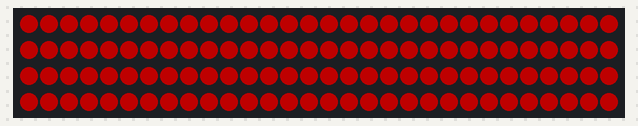
Recording of a sketch running on a simulated Arduino Uno, built with avr-gcc and run on an emulated ATmega328P. Shown: 120 RGB LEDs in strip order, left to right, continuing on the next row. Dim RGB values are drawn brighter than linear.

Above: at 0.1 s.
At 2.1 s:
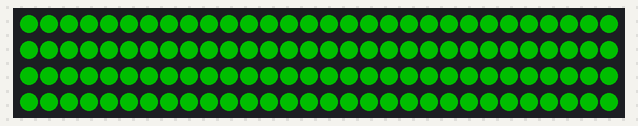
At 4.1 s:
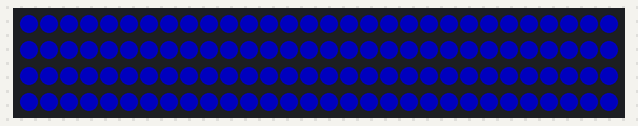
At 6.1 s:
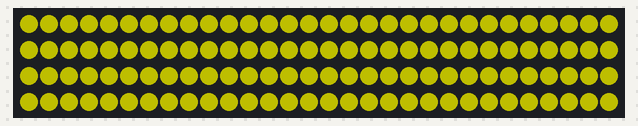
At 8.1 s:
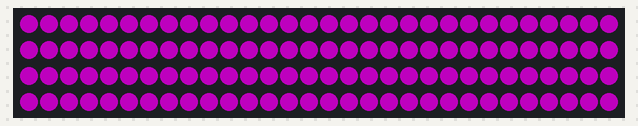
At 12.1 s:
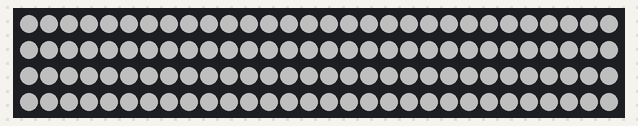

Measured:
- by itself, everything shown: repeats every 14.1 s, in 7 steps
- what the display in image 1 shows lasts 2.0 s, from 2.0 s to 4.0 s

The sketch:

led_rgb_ok.ino
```cpp
#include <Adafruit_NeoPixel.h>

#define PIN 6            // Pin data untuk LED strip
#define NUM_LEDS 120     // Jumlah LED
#define BRIGHTNESS 80    // Sesuaikan agar aman bila pakai 5V Arduino

Adafruit_NeoPixel strip = Adafruit_NeoPixel(NUM_LEDS, PIN, NEO_GRB + NEO_KHZ800);

// Array warna (R, G, B)
uint32_t warna[] = {
  strip.Color(255, 0, 0),     // Merah
  strip.Color(0, 255, 0),     // Hijau
  strip.Color(0, 0, 255),     // Biru
  strip.Color(255, 255, 0),   // Kuning
  strip.Color(255, 0, 255),   // Ungu
  strip.Color(0, 255, 255),   // Cyan
  strip.Color(255, 255, 255)  // Putih
};

int jumlahWarna = sizeof(warna) / sizeof(warna[0]);

void setup() {
  strip.begin();
  strip.setBrightness(BRIGHTNESS);
  strip.show(); // Matikan semua LED
}

void loop() {
  for (int w = 0; w < jumlahWarna; w++) {
    tampilkanWarna(warna[w]);
    delay(2000); // 2 detik per warna
  }
}

// Fungsi untuk menampilkan 1 warna ke semua LED
void tampilkanWarna(uint32_t color) {
  for (int i = 0; i < NUM_LEDS; i++) {
    strip.setPixelColor(i, color);
  }
  strip.show();
}
```
